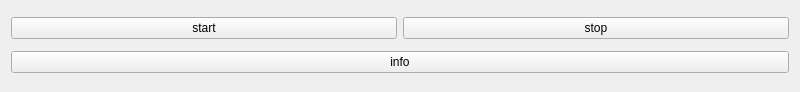
<?xml version="1.0" encoding="UTF-8"?>
<ui version="4.0">
 <class>Widget</class>
 <widget class="QWidget" name="Widget">
  <property name="geometry">
   <rect>
    <x>0</x>
    <y>0</y>
    <width>800</width>
    <height>92</height>
   </rect>
  </property>
  <property name="windowTitle">
   <string>Widget</string>
  </property>
  <layout class="QVBoxLayout" name="verticalLayout">
   <item>
    <layout class="QHBoxLayout" name="horizontalLayout">
     <item>
      <widget class="QPushButton" name="startButton">
       <property name="text">
        <string>start</string>
       </property>
      </widget>
     </item>
     <item>
      <widget class="QPushButton" name="stopButton">
       <property name="text">
        <string>stop</string>
       </property>
      </widget>
     </item>
    </layout>
   </item>
   <item>
    <widget class="QPushButton" name="infoButton">
     <property name="text">
      <string>info</string>
     </property>
    </widget>
   </item>
  </layout>
 </widget>
 <resources/>
 <connections/>
</ui>
